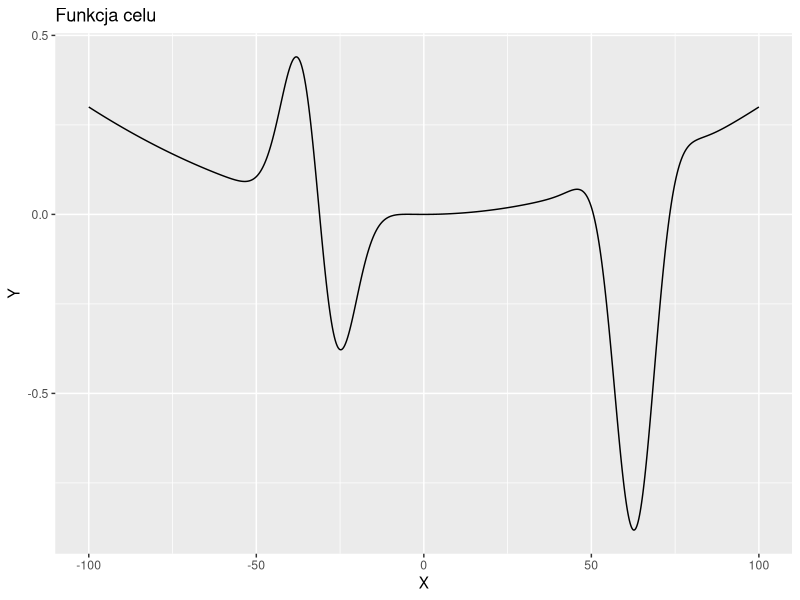

Source code (R):
## ---- chunk 1
knitr::opts_chunk$set(echo = TRUE)
## ---- chunk 2
# bibliotego do rysowania wykresów
library(ggplot2)

# definicja funkcji celu
funkcja_celu <- function(x) {
  return(sin(x/10)*exp(-(x/10+pi)^2) - cos(x/10)*exp(-(x/10-2*pi)^2) + 0.003*(x/10)^2)
}

# generowanie x
x_values <- seq(-100, 100, length.out = 1000)
# generowanie y
y_values <- funkcja_celu(x_values)

# stworzenie ramki danych
data <- data.frame(x = x_values, y = y_values)

# wizualizacja danych
ggplot(data, aes(x = x, y = y)) +
  geom_line() +
  labs(x = 'X', y = 'Y', title = 'Funkcja celu') 
## ---- chunk 3
BDS <- function(f, x0, step){
  iterator <- 0
  found_a <- FALSE
  found_b <- FALSE
  a <- 0
  b <- 0
  while(TRUE){
    next_x_a <- x0 - 2 ** iterator * step
    next_x_b <- x0 + 2 ** iterator * step
    if(f(next_x_a) >= f(x0) & found_a == FALSE){
      a <- next_x_a
      found_a <- TRUE
    }
    if(f(next_x_b) >= f(x0) & found_b == FALSE){
      b <- next_x_b
      found_b <- TRUE
    }
    if(found_a & found_b){
      return(c(a, b))
    }
    iterator <- iterator + 1
  }
}
BDS(funkcja_celu, 50, 1/100)
## ---- chunk 4
lagrange_interpolation <- function(f, a, c, b) {
  return(1/2 *(f(a)*(c^2-b^2) + f(c)*(b^2-a^2) + f(b)*(a^2-c^2))/(f(a)*(c-b) + f(c)*(b-a) + f(b)*(a-c)))
}

cut_solution_interval <- function(f, a, c, b, d) {
  if(a < d & d < c & f(d) < f(c)){
    return(c(a, d, c))
  }
  if(a < d & d < c & f(d) >= f(c)){
    return(c(d, c, b))
  }
  if(c < d & d < b & f(d) < f(c)){
    return(c(c, d, b))
  }
  if(c< d & d < b & f(d) >= f(c)){
    return(c(a, c, d))
  }
}

lagrange_min <- function(f, start_point, epsilon) {
  interval <- BDS(f, start_point, 1/100)
  a <- interval[1]
  c <- (interval[1] + interval[2]) / 2
  b <- interval[2]
  d <- 0

  if (a >= c || c >= b || a >= b) {
    return('Źle podany przedział')
  }

  while (b - a > epsilon || b - a == 0) {
    d <- lagrange_interpolation(f, a, c, b)

    if (d > a & d < b & d != c) {
      new_interval <- cut_solution_interval(f, a, c, b, d)
      a <- new_interval[1]
      c <- new_interval[2]
      b <- new_interval[3]
    } else {
      return('Nie jest zbieżny')
    }
  }

  return(c(a, b))
}

result <- lagrange_min(funkcja_celu, 10, 1/1000)
print(result)
## ---- chunk 5
intervals <- sample(-100:100, 100, replace = TRUE)
results_a <- c()
results_b <- c()
for (i in 1:(length(intervals)-1)) {
    results <- lagrange_min(funkcja_celu, intervals[i], 1/1000)
    results_a <- c(results_a, results[1])
    results_b <- c(results_b, results[2])
}
result_matrix <- cbind(results_a, results_b)
print(head(result_matrix, 3))

library(openxlsx)
write.xlsx(as.data.frame(result_matrix) , './pomiary.xlsx')
